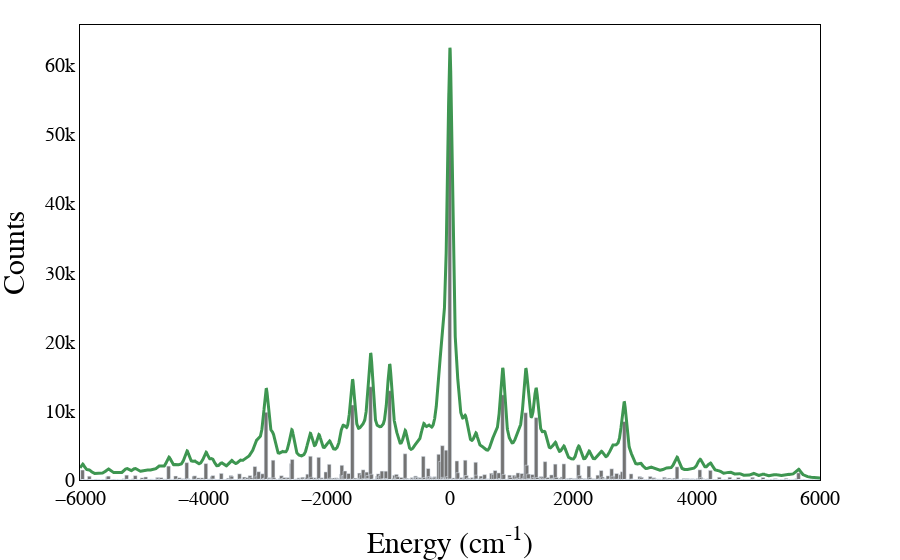

Here is the notebook cell this chart was saved with:
### Code cell
plot.spectrum(energies, xmin=-6000, xmax=6000)

### Figure 1 — Plotly figure (JSON) as saved in the notebook; plotly's stock layout.template omitted (floating-point values rounded to 4 significant figures; data arrays with more than 128 entries replaced by an {"elided": "..."} marker saying what was removed)
{"data": [{"marker": {"color": "#737373"}, "type": "bar", "width": 60, "x": {"elided": "7255 float values"}, "y": {"elided": "7254 int values"}}, {"line": {"color": "#3e9651", "width": 3}, "mode": "lines", "type": "scatter", "x": {"elided": "12000 float values"}, "y": {"elided": "12000 float values"}}], "layout": {"bargap": 0.04, "margin": {"t": 25}, "plot_bgcolor": "white", "showlegend": false, "xaxis": {"linecolor": "black", "mirror": true, "range": [-6000, 6000], "showline": true, "tickfont": {"color": "black", "family": "Computer Modern", "size": 20}, "title": {"font": {"color": "black", "family": "Computer Modern", "size": 30}, "text": "Energy (cm<sup>-1</sup>)"}}, "yaxis": {"linecolor": "black", "mirror": true, "rangemode": "tozero", "showline": true, "tickfont": {"color": "black", "family": "Computer Modern", "size": 20}, "title": {"font": {"color": "black", "family": "Computer Modern", "size": 30}, "text": "Counts"}}}}
